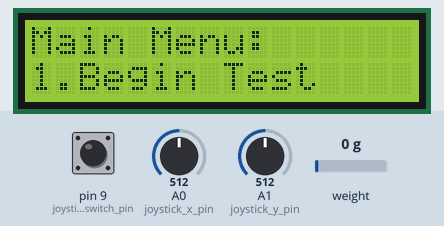
Simulated run of this sketch. Board: Arduino Uno, built with avr-gcc and run on an emulated ATmega328P. Parts: 16×2 character LCD. The test bench sets the inputs (shaded band); at power-on: A0 (joystick_x_pin) = 512, pin 9 (joystick_switch_pin) HIGH, A1 (joystick_y_pin) = 512, weight on the scale 0 g. What the sketch prints to the serial monitor is not drawn.

Above: at 3.2 s.
3.3 s: A0 (joystick_x_pin) set to 891
4.8 s: A0 (joystick_x_pin) set to 910
At 5.8 s:
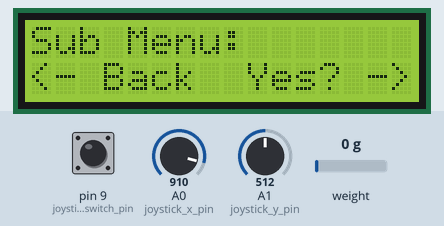
6.3 s: A0 (joystick_x_pin) set to 105
7.8 s: A0 (joystick_x_pin) set to 96
At 9.0 s:
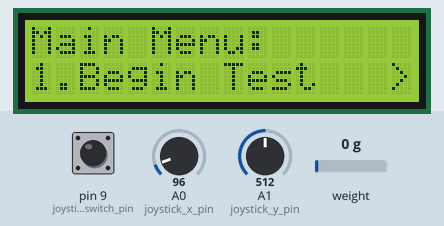
9.3 s: A0 (joystick_x_pin) set to 900
At 10.4 s:
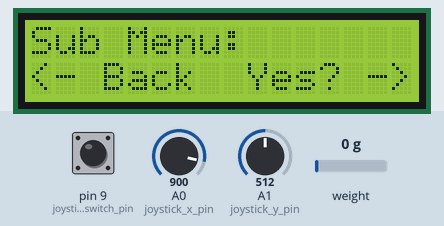
10.9 s: A0 (joystick_x_pin) set to 90
At 11.3 s:
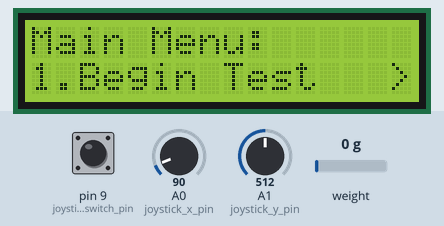
Timing chart, 0 to 13.4 s (numbered marks = the images above; inputs shaded):
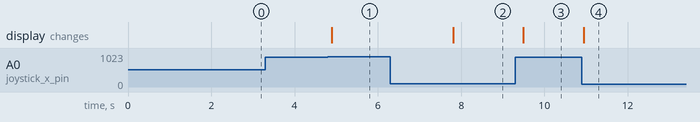

The sketch:

stepper_Tensiometer_final.ino
```cpp
/*
  Based on this examples:
   http://www.arduino.cc/en/Tutorial/LiquidCrystalHelloWorld
   https://www.addicore.com/v/vspfiles/downloadables/Product%20Downloadables/Project_Interface_Kit/Joystick_2Axis_with_Switch.txt
*/

// Include the library code:
#include <LiquidCrystal.h>
#include "HX711.h"
#include <AccelStepper.h>
#include <MultiStepper.h>

//STEPPER MOTOR PINS
AccelStepper stepper(1, 13, 12); // Defaults to AccelStepper::FULL4WIRE (4 pins) on 2, 3, 4, 5

#define DOUT  10
#define CLK  11
HX711 scale;
float calibration_factor = 20; // this calibration factor must be adjusted according to your load cell
float units;
float currentPos;

//Arduino pins attached to joystick
#define joystick_switch_pin  9
#define joystick_x_pin       A0
#define joystick_y_pin       A1

//Joystick values
#define up    0
#define right 1
#define down  2
#define left  3
#define enter 4
#define none  5

// initialize the library by associating any needed LCD interface pin
// with the arduino pin number it is connected to
const int rs = 6, en = 7, d4 = 5, d5 = 4, d6 = 3, d7 = 2;
LiquidCrystal lcd(rs, en, d4, d5, d6, d7);

// Menus
// TODO: Submenus
String main_menu[] = {"1.Begin Test", "2.Calibrate", "3.Lower/Raise"};
String subMenu1[] = {"<- Back  Yes? ->", "CANCELLING...", "Beginning Test...","TEST COMPLETE"};
String subMenu2[] = {"sub12", "Zeroing Load Cell...", "sub32"};
String subMenu3[] = {"sub13", "<- LWR    RSE ->", "sub33"};

// Current menu and item to be displayed
int current_menu_item;
String *current_menu;
String *prevMenu;
// Used to check joystick state
int last_joy_read;

int read_joystick() {
  int output = none;
  // read all joystick values
  int X_Axis = analogRead(joystick_x_pin);     // read the x axis value
  int Y_Axis = analogRead(joystick_y_pin);     // read the y axis value
  Y_Axis = map(Y_Axis, 0, 1023, 1023, 0);      // invert the input from the y axis so that pressing the stick forward gives larger values
  int SwitchValue = digitalRead(joystick_switch_pin);  // read the state of the switch
  SwitchValue = map(SwitchValue, 0, 1, 1, 0);  // invert the input from the switch to be high when pressed

  if (SwitchValue == 1) {
    output = enter;
  } else if (X_Axis >= 900) {
    output = right;
  } else if (X_Axis <= 100) {
    output = left;
  } else if (Y_Axis >= 900) {
    output = up;
  } else if (Y_Axis <= 100) {
    output = down;
  }
  return output;
}

void print_line(int line, String text) {
  lcd.setCursor(0, line);
  lcd.print("               ");
  lcd.setCursor(0, line);
  lcd.print(text);
}

void move_up() {
  if (current_menu_item <= 0) {
    current_menu_item = sizeof(current_menu);
  } else {
    current_menu_item--;
  }
}

void move_down() {
  if (current_menu_item >= sizeof(current_menu)) {
    current_menu_item = 0;
  } else {
    current_menu_item++;
  }
}

void move_right() {
  if (current_menu == main_menu) {
    if (current_menu_item == 0) {
      current_menu = subMenu1;
      current_menu_item = 0;
      prevMenu = 0;
    }
    else if (current_menu_item == 1) {
      current_menu = subMenu2;
      current_menu_item = 0;
      prevMenu = 1;
    }
    else if (current_menu_item == 2) {
      current_menu = subMenu3;
      current_menu_item = 0;
      prevMenu = 2;
    }
    else {
      current_menu = main_menu;
      current_menu_item = 0;
    }
  }
  // TODO: enter submenu
  // TODO: change selected value
  // TODO: increase selected value (ex: defaut temp, timers, etc..)
}
void move_left() {
  current_menu = main_menu;
  current_menu_item = prevMenu;
  // TODO: go back mainmenu
  // TODO: go back submenu
  // TODO: decrease selected value (ex: defaut temp, timers, etc..)
}

int moveMenu() {
  int current_joy_read = read_joystick();

  if (current_joy_read != last_joy_read) {
    last_joy_read = current_joy_read;

    switch (current_joy_read) {
      case up:
        move_up();
        break;
      case down:
        move_down();
        break;
      case right:
        move_right();
        break;
      case left:
        move_left();
        break;
      default: break;
    }
  } return current_joy_read;
}

void setup() {
  // arduino default once time function
  // set up the LCD's number of columns and rows:
  lcd.begin(16, 2);

  // set up joy pins
  pinMode(joystick_switch_pin, INPUT_PULLUP);

  // Print template on lcd.
  lcd.setCursor(0, 0);
  lcd.print("Main Menu:");
  lcd.setCursor(0, 1);
  lcd.print(main_menu[current_menu_item]);

  // Init vars
  current_menu_item = 0;
  last_joy_read = none;
  current_menu = main_menu;

  // BEGIN STEPPER PROGRAMMING
  // Change these to suit your stepper if you want
  stepper.setMaxSpeed(120);
  stepper.setSpeed(100);
  stepper.setAcceleration(80);
  stepper.moveTo(500);

  //LOAD CELL VALUES
  scale.begin(DOUT, CLK);
  Serial.begin(9600);
  //Serial.println("Remove all weight from scale");
  //Serial.println("After readings begin, place known weight on scale");

  scale.set_scale(calibration_factor); //Adjust to this calibration factor
  scale.tare();  //Reset the scale to 0
  long zero_factor = scale.read_average(); //Get a baseline reading
  Serial.print("Zero factor: "); //This can be used to remove the need to tare the scale. Useful in permanent scale projects.
  Serial.println(zero_factor);
}

void loop() {
  //Serial.print("\nReading - ,");
  units = scale.get_units(), 5;

  //Serial.print(",Weight: ,");

  Serial.print(units);
  Serial.print("\t");

  //Serial.print(", grams");
  //Serial.print(" calibration_factor: ");
  Serial.print(calibration_factor);
  Serial.println();
  if (Serial.available())
  {
    char temp = Serial.read();
    if (temp == '+' || temp == 'a')
      calibration_factor += 1;
    else if (temp == '-' || temp == 'z')
      calibration_factor -= 1;
  }
  if (Serial.available())
  {
    char temp = Serial.read();
    if (temp == 't' || temp == 'T')
      scale.tare();  //Reset the scale to zero
  }


  // "main" arduino program

  int currentJoyVal = moveMenu();

  // clear line and print values to lcd
  if (current_menu == main_menu) { //PRINT HEADER
    print_line(0, "Main Menu:");
  }
  else {
    print_line(0, "Sub Menu:");
  }

  if (current_menu == subMenu1) { //BEGIN TEST
    if (currentJoyVal == down) {
      //scale.tare();
      current_menu_item = 2;
      //stepper.runToNewPosition(2750);
      //stepper.move(2750);
      //stepper.run();
     for (int i = 0; i <= 2750; i++) {
        stepper.move(100);
        stepper.run();
        currentPos = (240.0*stepper.currentPosition())/2750.0;
        //Serial.println("Current Position: ,");
        Serial.print(currentPos);
        Serial.print("\t");
        units = scale.get_units(), 5;

        //Serial.print("Weight: ,");
        Serial.print(units);
        Serial.println();
        //Serial.print(", grams");
        if (currentJoyVal == up){
          i=2750;
          stepper.runToNewPosition(0);
          current_menu_item = 1;
        }
        if (currentPos>50 && units<100){
          i=2750;
          current_menu_item = 3;
        }
      }

    }
    if (currentJoyVal == up) {
      //scale.tare();
      current_menu_item = 2;
      stepper.runToNewPosition(0);
    }
  }
  //currentPos = stepper.currentPosition();
  //Serial.print(" Current Position: ");
  //Serial.print(currentPos);

  if (current_menu == subMenu3) { //LOWER OR RAISE CLAMPS
    current_menu_item = 1; //set display to 2nd value
    if (currentJoyVal == down) {
      stepper.move(10);
      stepper.runToPosition();
    }
    else if (currentJoyVal == up) {
      stepper.move(-10);
      stepper.runToPosition();
    }
  }

  print_line(1, current_menu[current_menu_item]);
  delay(100);
}
```

Measured:
- the behaviour switches between 899 and 900 on A0 (joystick_x_pin) (found by bisection; images 0 and 1)
- the behaviour switches between 101 and 100 on A0 (joystick_x_pin) (found by bisection; images 1 and 2)
- after the input at 3.3 s, every drawn part: stays the same
- after the input at 4.8 s, the display: changes after 0.09 s (image 1)
- after the input at 6.3 s, every drawn part: stays the same
- after the input at 7.8 s, the display: changes at once (image 2)
- after the input at 9.3 s, the display: changes after 0.19 s (image 3)
- after the input at 10.9 s, the display: changes after 0.05 s (image 4)
